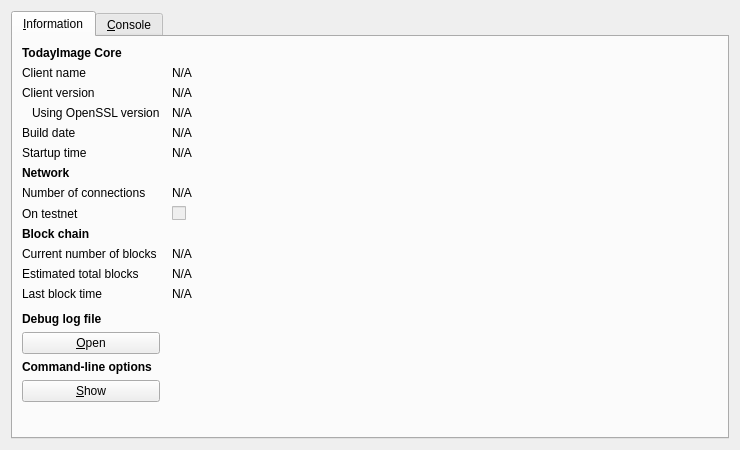
<?xml version="1.0" encoding="UTF-8"?>
<ui version="4.0">
 <class>RPCConsole</class>
 <widget class="QDialog" name="RPCConsole">
  <property name="geometry">
   <rect>
    <x>0</x>
    <y>0</y>
    <width>740</width>
    <height>450</height>
   </rect>
  </property>
  <property name="windowTitle">
   <string>TodayImage - Debug window</string>
  </property>
  <layout class="QVBoxLayout" name="verticalLayout_2">
   <item>
    <widget class="QTabWidget" name="tabWidget">
     <property name="currentIndex">
      <number>0</number>
     </property>
     <widget class="QWidget" name="tab_info">
      <attribute name="title">
       <string>&amp;Information</string>
      </attribute>
      <layout class="QGridLayout" name="gridLayout" columnstretch="0,1">
       <property name="horizontalSpacing">
        <number>12</number>
       </property>
       <item row="0" column="0">
        <widget class="QLabel" name="label_9">
         <property name="font">
          <font>
           <weight>75</weight>
           <bold>true</bold>
          </font>
         </property>
         <property name="text">
          <string>TodayImage Core</string>
         </property>
        </widget>
       </item>
       <item row="1" column="0">
        <widget class="QLabel" name="label_5">
         <property name="text">
          <string>Client name</string>
         </property>
        </widget>
       </item>
       <item row="1" column="1">
        <widget class="QLabel" name="clientName">
         <property name="cursor">
          <cursorShape>IBeamCursor</cursorShape>
         </property>
         <property name="text">
          <string>N/A</string>
         </property>
         <property name="textFormat">
          <enum>Qt::PlainText</enum>
         </property>
         <property name="textInteractionFlags">
          <set>Qt::LinksAccessibleByMouse|Qt::TextSelectableByKeyboard|Qt::TextSelectableByMouse</set>
         </property>
        </widget>
       </item>
       <item row="2" column="0">
        <widget class="QLabel" name="label_6">
         <property name="text">
          <string>Client version</string>
         </property>
        </widget>
       </item>
       <item row="2" column="1">
        <widget class="QLabel" name="clientVersion">
         <property name="cursor">
          <cursorShape>IBeamCursor</cursorShape>
         </property>
         <property name="text">
          <string>N/A</string>
         </property>
         <property name="textFormat">
          <enum>Qt::PlainText</enum>
         </property>
         <property name="textInteractionFlags">
          <set>Qt::LinksAccessibleByMouse|Qt::TextSelectableByKeyboard|Qt::TextSelectableByMouse</set>
         </property>
        </widget>
       </item>
       <item row="3" column="0">
        <widget class="QLabel" name="label_14">
         <property name="text">
          <string>Using OpenSSL version</string>
         </property>
         <property name="indent">
          <number>10</number>
         </property>
        </widget>
       </item>
       <item row="3" column="1">
        <widget class="QLabel" name="openSSLVersion">
         <property name="cursor">
          <cursorShape>IBeamCursor</cursorShape>
         </property>
         <property name="text">
          <string>N/A</string>
         </property>
         <property name="textFormat">
          <enum>Qt::PlainText</enum>
         </property>
         <property name="textInteractionFlags">
          <set>Qt::LinksAccessibleByMouse|Qt::TextSelectableByKeyboard|Qt::TextSelectableByMouse</set>
         </property>
        </widget>
       </item>
       <item row="4" column="0">
        <widget class="QLabel" name="label_12">
         <property name="text">
          <string>Build date</string>
         </property>
        </widget>
       </item>
       <item row="4" column="1">
        <widget class="QLabel" name="buildDate">
         <property name="cursor">
          <cursorShape>IBeamCursor</cursorShape>
         </property>
         <property name="text">
          <string>N/A</string>
         </property>
         <property name="textFormat">
          <enum>Qt::PlainText</enum>
         </property>
         <property name="textInteractionFlags">
          <set>Qt::LinksAccessibleByMouse|Qt::TextSelectableByKeyboard|Qt::TextSelectableByMouse</set>
         </property>
        </widget>
       </item>
       <item row="5" column="0">
        <widget class="QLabel" name="label_13">
         <property name="text">
          <string>Startup time</string>
         </property>
        </widget>
       </item>
       <item row="5" column="1">
        <widget class="QLabel" name="startupTime">
         <property name="cursor">
          <cursorShape>IBeamCursor</cursorShape>
         </property>
         <property name="text">
          <string>N/A</string>
         </property>
         <property name="textFormat">
          <enum>Qt::PlainText</enum>
         </property>
         <property name="textInteractionFlags">
          <set>Qt::LinksAccessibleByMouse|Qt::TextSelectableByKeyboard|Qt::TextSelectableByMouse</set>
         </property>
        </widget>
       </item>
       <item row="6" column="0">
        <widget class="QLabel" name="label_11">
         <property name="font">
          <font>
           <weight>75</weight>
           <bold>true</bold>
          </font>
         </property>
         <property name="text">
          <string>Network</string>
         </property>
        </widget>
       </item>
       <item row="7" column="0">
        <widget class="QLabel" name="label_7">
         <property name="text">
          <string>Number of connections</string>
         </property>
        </widget>
       </item>
       <item row="7" column="1">
        <widget class="QLabel" name="numberOfConnections">
         <property name="cursor">
          <cursorShape>IBeamCursor</cursorShape>
         </property>
         <property name="text">
          <string>N/A</string>
         </property>
         <property name="textFormat">
          <enum>Qt::PlainText</enum>
         </property>
         <property name="textInteractionFlags">
          <set>Qt::LinksAccessibleByMouse|Qt::TextSelectableByKeyboard|Qt::TextSelectableByMouse</set>
         </property>
        </widget>
       </item>
       <item row="8" column="0">
        <widget class="QLabel" name="label_8">
         <property name="text">
          <string>On testnet</string>
         </property>
        </widget>
       </item>
       <item row="8" column="1">
        <widget class="QCheckBox" name="isTestNet">
         <property name="enabled">
          <bool>false</bool>
         </property>
         <property name="text">
          <string/>
         </property>
        </widget>
       </item>
       <item row="9" column="0">
        <widget class="QLabel" name="label_10">
         <property name="font">
          <font>
           <weight>75</weight>
           <bold>true</bold>
          </font>
         </property>
         <property name="text">
          <string>Block chain</string>
         </property>
        </widget>
       </item>
       <item row="10" column="0">
        <widget class="QLabel" name="label_3">
         <property name="text">
          <string>Current number of blocks</string>
         </property>
        </widget>
       </item>
       <item row="10" column="1">
        <widget class="QLabel" name="numberOfBlocks">
         <property name="cursor">
          <cursorShape>IBeamCursor</cursorShape>
         </property>
         <property name="text">
          <string>N/A</string>
         </property>
         <property name="textFormat">
          <enum>Qt::PlainText</enum>
         </property>
         <property name="textInteractionFlags">
          <set>Qt::LinksAccessibleByMouse|Qt::TextSelectableByKeyboard|Qt::TextSelectableByMouse</set>
         </property>
        </widget>
       </item>
       <item row="11" column="0">
        <widget class="QLabel" name="label_4">
         <property name="text">
          <string>Estimated total blocks</string>
         </property>
        </widget>
       </item>
       <item row="11" column="1">
        <widget class="QLabel" name="totalBlocks">
         <property name="cursor">
          <cursorShape>IBeamCursor</cursorShape>
         </property>
         <property name="text">
          <string>N/A</string>
         </property>
         <property name="textFormat">
          <enum>Qt::PlainText</enum>
         </property>
         <property name="textInteractionFlags">
          <set>Qt::LinksAccessibleByMouse|Qt::TextSelectableByKeyboard|Qt::TextSelectableByMouse</set>
         </property>
        </widget>
       </item>
       <item row="12" column="0">
        <widget class="QLabel" name="label_2">
         <property name="text">
          <string>Last block time</string>
         </property>
        </widget>
       </item>
       <item row="12" column="1">
        <widget class="QLabel" name="lastBlockTime">
         <property name="cursor">
          <cursorShape>IBeamCursor</cursorShape>
         </property>
         <property name="text">
          <string>N/A</string>
         </property>
         <property name="textFormat">
          <enum>Qt::PlainText</enum>
         </property>
         <property name="textInteractionFlags">
          <set>Qt::LinksAccessibleByMouse|Qt::TextSelectableByKeyboard|Qt::TextSelectableByMouse</set>
         </property>
        </widget>
       </item>
       <item row="13" column="0">
        <spacer name="verticalSpacer_2">
         <property name="orientation">
          <enum>Qt::Vertical</enum>
         </property>
         <property name="sizeHint" stdset="0">
          <size>
           <width>20</width>
           <height>20</height>
          </size>
         </property>
        </spacer>
       </item>
       <item row="14" column="0">
        <widget class="QLabel" name="labelDebugLogfile">
         <property name="font">
          <font>
           <weight>75</weight>
           <bold>true</bold>
          </font>
         </property>
         <property name="text">
          <string>Debug log file</string>
         </property>
        </widget>
       </item>
       <item row="15" column="0">
        <widget class="QPushButton" name="openDebugLogfileButton">
         <property name="toolTip">
          <string>Open the TodayImage debug log file from the current data directory. This can take a few seconds for large log files.</string>
         </property>
         <property name="text">
          <string>&amp;Open</string>
         </property>
         <property name="autoDefault">
          <bool>false</bool>
         </property>
        </widget>
       </item>
       <item row="16" column="0">
        <widget class="QLabel" name="labelCLOptions">
         <property name="font">
          <font>
           <weight>75</weight>
           <bold>true</bold>
          </font>
         </property>
         <property name="text">
          <string>Command-line options</string>
         </property>
        </widget>
       </item>
       <item row="17" column="0">
        <widget class="QPushButton" name="showCLOptionsButton">
         <property name="toolTip">
          <string>Show the TodayImage-Qt help message to get a list with possible TodayImage command-line options.</string>
         </property>
         <property name="text">
          <string>&amp;Show</string>
         </property>
         <property name="autoDefault">
          <bool>false</bool>
         </property>
        </widget>
       </item>
       <item row="18" column="0">
        <spacer name="verticalSpacer">
         <property name="orientation">
          <enum>Qt::Vertical</enum>
         </property>
         <property name="sizeHint" stdset="0">
          <size>
           <width>20</width>
           <height>40</height>
          </size>
         </property>
        </spacer>
       </item>
      </layout>
     </widget>
     <widget class="QWidget" name="tab_console">
      <attribute name="title">
       <string>&amp;Console</string>
      </attribute>
      <layout class="QVBoxLayout" name="verticalLayout_3">
       <property name="spacing">
        <number>3</number>
       </property>
       <item>
        <widget class="QTextEdit" name="messagesWidget">
         <property name="minimumSize">
          <size>
           <width>0</width>
           <height>100</height>
          </size>
         </property>
         <property name="readOnly">
          <bool>true</bool>
         </property>
         <property name="tabKeyNavigation" stdset="0">
          <bool>false</bool>
         </property>
         <property name="columnCount" stdset="0">
          <number>2</number>
         </property>
        </widget>
       </item>
       <item>
        <layout class="QHBoxLayout" name="horizontalLayout">
         <property name="spacing">
          <number>3</number>
         </property>
         <item>
          <widget class="QLabel" name="label">
           <property name="text">
            <string notr="true">&gt;</string>
           </property>
          </widget>
         </item>
         <item>
          <widget class="QLineEdit" name="lineEdit"/>
         </item>
         <item>
          <widget class="QPushButton" name="clearButton">
           <property name="maximumSize">
            <size>
             <width>24</width>
             <height>24</height>
            </size>
           </property>
           <property name="toolTip">
            <string>Clear console</string>
           </property>
           <property name="text">
            <string/>
           </property>
           <property name="icon">
            <iconset resource="../bitcoin.qrc">
             <normaloff>:/icons/remove</normaloff>:/icons/remove</iconset>
           </property>
           <property name="shortcut">
            <string notr="true">Ctrl+L</string>
           </property>
           <property name="autoDefault">
            <bool>false</bool>
           </property>
          </widget>
         </item>
        </layout>
       </item>
      </layout>
     </widget>
    </widget>
   </item>
  </layout>
 </widget>
 <resources>
  <include location="../bitcoin.qrc"/>
 </resources>
 <connections/>
</ui>
